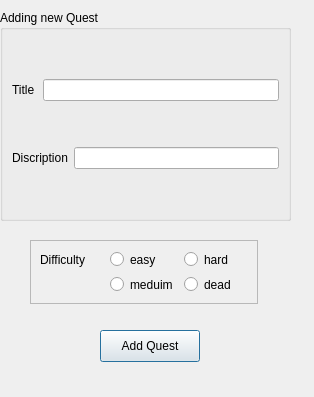
<?xml version="1.0" encoding="UTF-8"?>
<ui version="4.0">
 <class>AddQuest</class>
 <widget class="QDialog" name="AddQuest">
  <property name="geometry">
   <rect>
    <x>0</x>
    <y>0</y>
    <width>314</width>
    <height>397</height>
   </rect>
  </property>
  <property name="windowTitle">
   <string>Dialog</string>
  </property>
  <widget class="QGroupBox" name="groupBox">
   <property name="geometry">
    <rect>
     <x>0</x>
     <y>10</y>
     <width>291</width>
     <height>211</height>
    </rect>
   </property>
   <property name="title">
    <string>Adding new Quest</string>
   </property>
   <layout class="QGridLayout" name="gridLayout">
    <item row="0" column="0">
     <widget class="QLabel" name="label_Title">
      <property name="text">
       <string>Title</string>
      </property>
     </widget>
    </item>
    <item row="0" column="1" colspan="2">
     <widget class="QLineEdit" name="Title"/>
    </item>
    <item row="1" column="0" colspan="2">
     <widget class="QLabel" name="label_Discription">
      <property name="text">
       <string>Discription</string>
      </property>
     </widget>
    </item>
    <item row="1" column="2">
     <widget class="QLineEdit" name="Discription"/>
    </item>
   </layout>
  </widget>
  <widget class="QFrame" name="frame">
   <property name="geometry">
    <rect>
     <x>30</x>
     <y>240</y>
     <width>228</width>
     <height>64</height>
    </rect>
   </property>
   <property name="frameShape">
    <enum>QFrame::StyledPanel</enum>
   </property>
   <property name="frameShadow">
    <enum>QFrame::Raised</enum>
   </property>
   <layout class="QGridLayout" name="gridLayout_2">
    <item row="0" column="0">
     <widget class="QLabel" name="label">
      <property name="text">
       <string>Difficulty</string>
      </property>
     </widget>
    </item>
    <item row="0" column="1">
     <widget class="QRadioButton" name="easy">
      <property name="text">
       <string>easy</string>
      </property>
     </widget>
    </item>
    <item row="0" column="2">
     <widget class="QRadioButton" name="hard">
      <property name="text">
       <string>hard</string>
      </property>
     </widget>
    </item>
    <item row="1" column="1">
     <widget class="QRadioButton" name="meduim">
      <property name="text">
       <string>meduim</string>
      </property>
     </widget>
    </item>
    <item row="1" column="2">
     <widget class="QRadioButton" name="dead">
      <property name="text">
       <string>dead</string>
      </property>
     </widget>
    </item>
   </layout>
  </widget>
  <widget class="QPushButton" name="pushButton">
   <property name="geometry">
    <rect>
     <x>100</x>
     <y>330</y>
     <width>100</width>
     <height>32</height>
    </rect>
   </property>
   <property name="text">
    <string>Add Quest</string>
   </property>
  </widget>
 </widget>
 <resources/>
 <connections/>
</ui>
